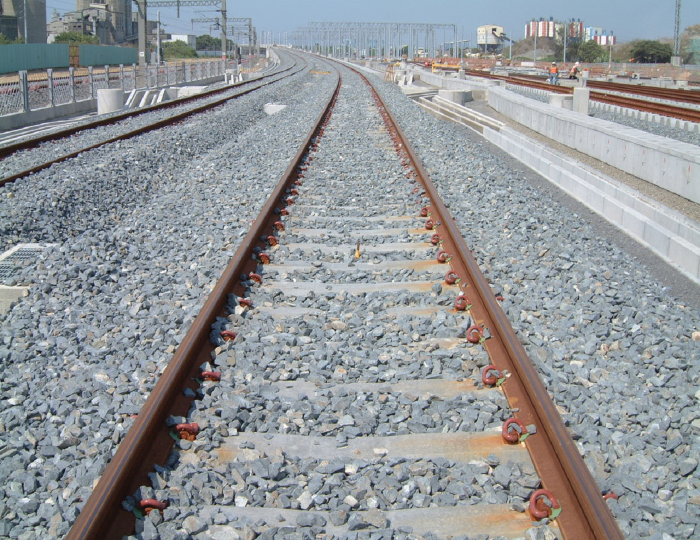
#> input picture railway.png, 1400 x 1080 px (shown at 1/2 size)
$ python detect.py
#> lines starting #> are read from the running program, lines starting #| are printed output that depends on the picture; after the words box and inside, x2 and y2 are one past the last pixel; in counts of white or black regions, pixels touching at a corner belong together; long printed decimals are rounded
import cv2
import numpy as np

def maskROI(img):
    coordinate = np.array([[0, img.shape[0]], [295, 100], [402, 95], [img.shape[1], img.shape[0]]])
    mask = np.zeros_like(img)
    cv2.fillPoly(mask, [coordinate], (255, 255, 255))
    mask_img = cv2.bitwise_and(img, mask)
    return mask_img, mask


oriImg = cv2.imread('railway.png')
#> oriImg is the input picture: shape (1080, 1400, 3); mean B, G, R 152.7, 150, 146.5
Img = cv2.resize(oriImg, (700, 500))
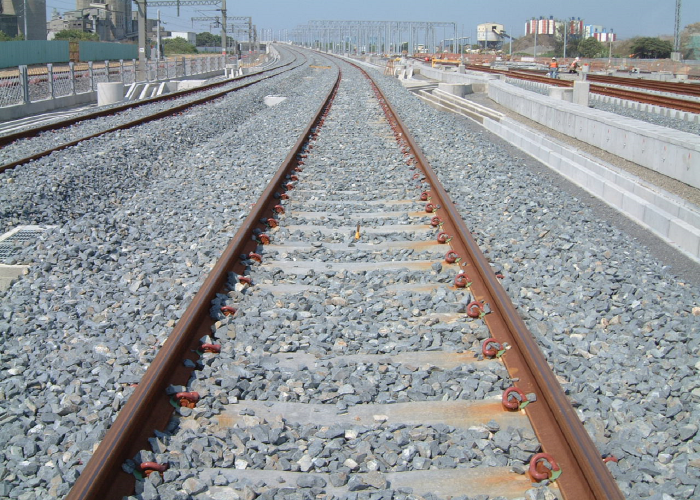
#> Img: shape (500, 700, 3); mean B, G, R 152.6, 149.9, 146.4
imgGray = cv2.cvtColor(Img, cv2.COLOR_BGR2GRAY)
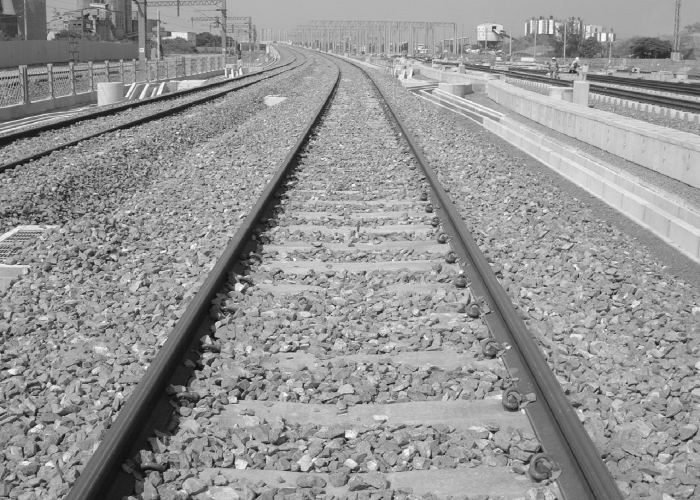
#> imgGray: shape (500, 700); min 11, max 253, mean 149.2
imgBlur = cv2.GaussianBlur(imgGray, (7, 7), 0, 0)
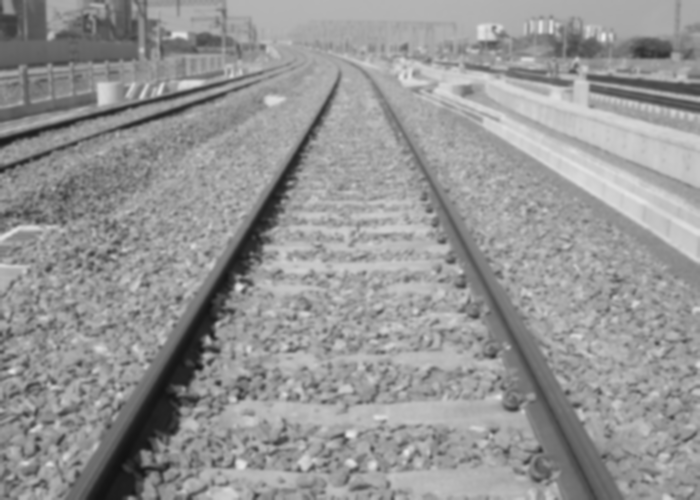
#> imgBlur: shape (500, 700); min 18, max 235, mean 149.2
imgCan = cv2.Canny(imgBlur, 171, 57)
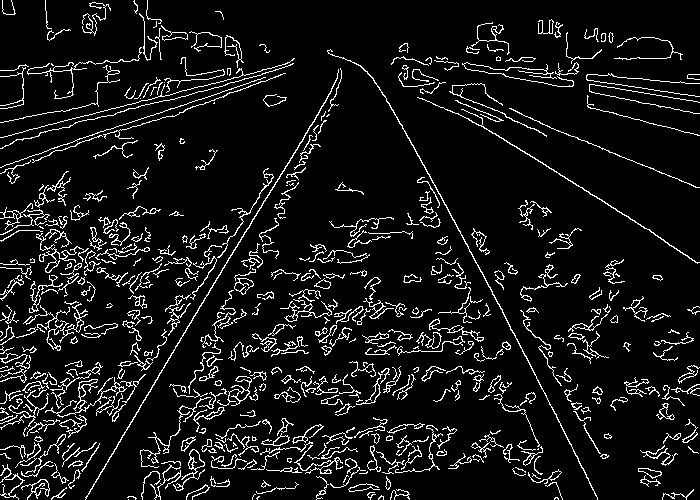
#> imgCan: shape (500, 700); 8.6% white in thin lines or dots

imgMask, mask = maskROI(imgCan)
#> in maskROI, `cv2.fillPoly(mask, [coordinate], (255, 255, 255))`:
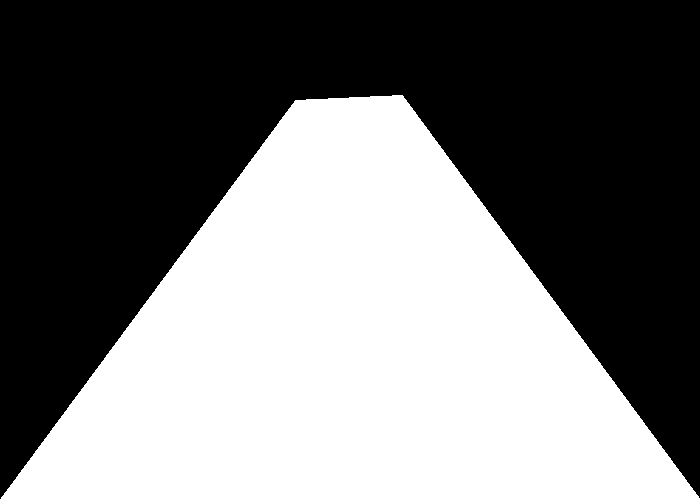
#> mask: shape (500, 700); 46.5% white; 1 white region, box (x1, y1, x2, y2) and area: (0, 95, 700, 500) 162761
#> in maskROI, `mask_img = cv2.bitwise_and(img, mask)`:
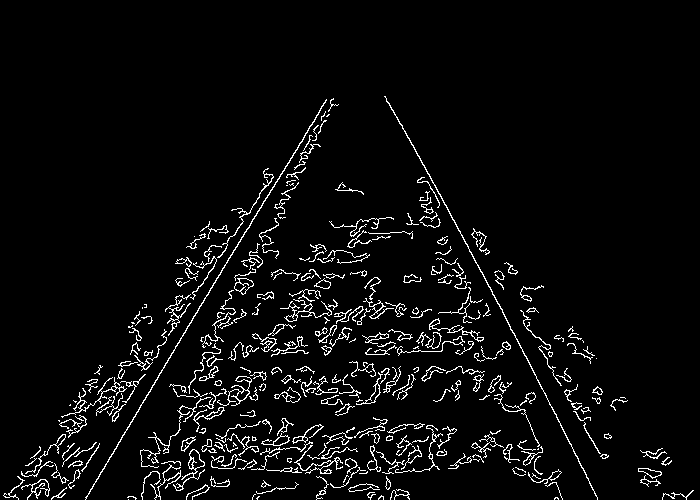
#> mask_img: shape (500, 700); 4.6% white in thin lines or dots, all inside (x1, y1, x2, y2) = (3, 96, 694, 500)

Lines = cv2.HoughLinesP(imgMask, 1, np.pi/180, 100, minLineLength=100, maxLineGap=6)
#> Lines = [[85, 499, 285, 166], [409, 138, 546, 396], [114, 420, 195, 295], [539, 383, 597, 497]]
for line in Lines:
    x1, y1, x2, y2 = line[0]
    cv2.line(Img, (x1, y1), (x2, y2), (0, 0, 255), 2)
    m = (y2 - y1)/(x2 - x1)
    if m > 0:
        print(f'left:{m}')
    else :
        print(f'right:{m}')
#> this loop made 4 passes
#> (x1, y1, x2, y2, m) on passes 1 to 4: (85, 499, 285, 166, -1.67), (409, 138, 546, 396, 1.88), (114, 420, 195, 295, -1.54), (539, 383, 597, 497, 1.97)
#| right:-1.665
#| left:1.883
#| right:-1.543
#| left:1.966
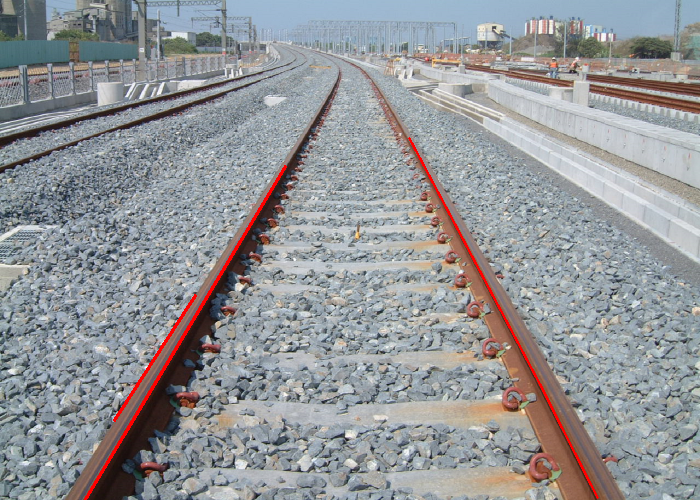
#> Img: shape (500, 700, 3); 0.81% of pixels changed, all inside (x1, y1, x2, y2) = (84, 137, 599, 500)

cv2.imshow('mask', imgMask)
cv2.imshow('Img', Img)

if cv2.waitKey(0) == ord('q'):
#> (key q is pressed here)
    cv2.destroyAllWindows()
